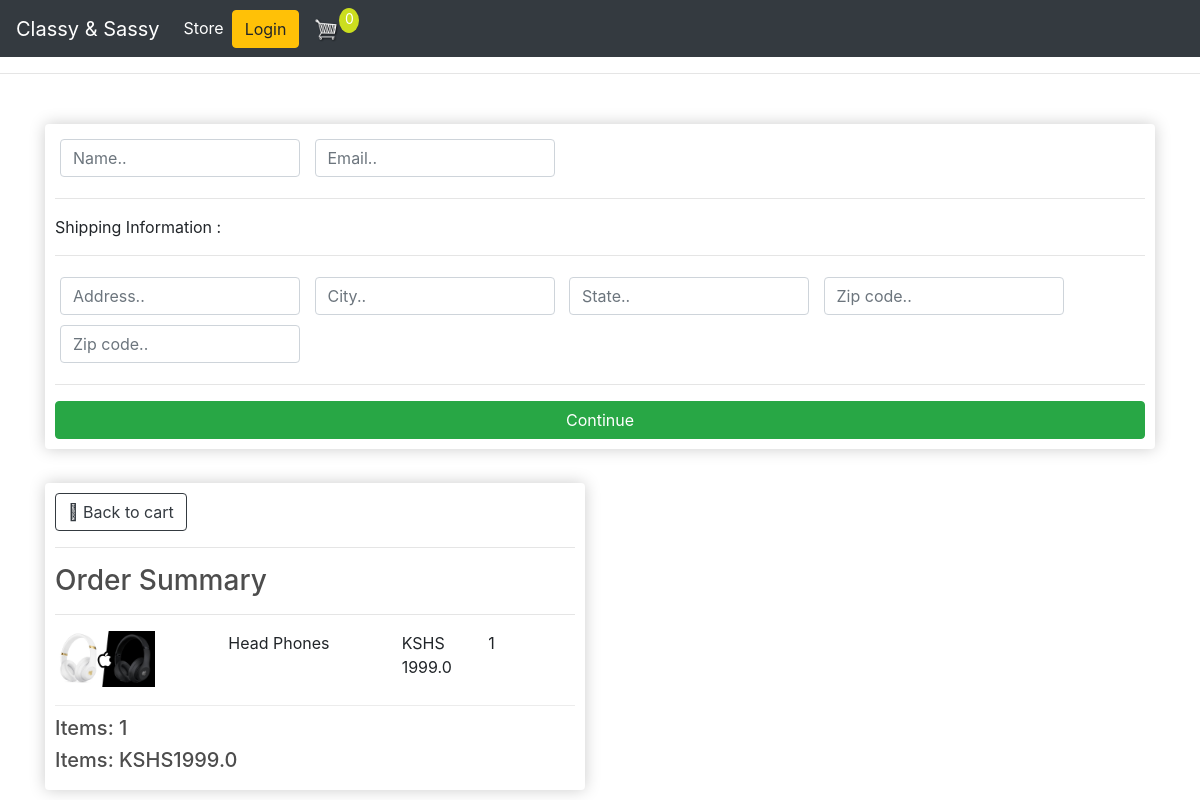
Screenshot of /checkout/ (signed in) with the database file from the repository.
### store/models.py (models this page shows, shortened)
class OrderItem(models.Model):
    product = models.ForeignKey(Product, on_delete=models.SET_NULL, blank=True, null=True)
    order = models.ForeignKey(Order, on_delete=models.SET_NULL, blank=True, null=True)
    quantity = models.IntegerField(default=0, null=True, blank=True)
    date_added = models.DateTimeField(auto_now_add=True)
    @property
    def get_total(self):
        total = self.product.price * self.quantity
        return total

class Product(models.Model):
    name = models.CharField(max_length=200, null=True)
    price = models.DecimalField(max_digits=7, decimal_places=1)
    digital = models.BooleanField(default=False, null=True, blank= False)
    image = models.ImageField(null=True, blank=True)
    @property
    def imageURL(self):
        try:
            url = self.image.url
        except:
            url= ''
        return url

class Order(models.Model):
    customer = models.ForeignKey(Customer, on_delete=models.SET_NULL, blank=True, null=True)
    date_ordered = models.DateTimeField(auto_now_add=True)
    complete = models.BooleanField(default=False, null=True, blank=False)
    transaction_id = models.CharField(max_length=200, null=True)
    @property
    def get_cart_total(self):
        orderitems = self.orderitem_set.all()
        total = sum([item.get_total for item in orderitems])
        return total
    @property
    def get_cart_items(self):
        orderitems = self.orderitem_set.all()
        total = sum([item.quantity for item in orderitems])
        return total

### store/views.py (the view)
# urls.py: path('checkout/', views.checkout, name="checkout"),
def checkout(request):
    if request.user.is_authenticated:
        customer = request.user.customer
        order, created = Order.objects.filter(customer=customer, complete=False)
        items = order.orderitem_set.all()
    else:
        items= []
        order = {'get_cart_total':0, 'get_cart_total':0}
    context={'items' : items, 'order': order}
    return render(request, 'store/checkout.html', context)

### store/templates/store/checkout.html (shortened to what this page needs)
{% extends 'store/main.html' %}
{% load static %}
{% block content%}
<div class="row">
    <div class="col-lg-12">
        <div class="box-element" id="form-wrapper">
        <form id="form">
            <div id="user-info">
                <div class="form-field">
            <input required class="form-control" type="text" name="name" placeholder="Name..">
            </div>
            <div class="form-field">
                <input required class="form-control" type="email" name="email" placeholder="Email..">
                </div>
</div>
            <div id="shipping-info">
                <hr>
                <p>Shipping Information : </p>
                <hr>
                        <div class="form-field">
                        <input required class="form-control" type="text" name="address" placeholder="Address..">
                        </div>
                        <div class="form-field">
                            <input required class="form-control" type="text" name="city" placeholder="City..">
                        </div>
                        <div class="form-field">
                            <input required class="form-control" type="text" name="state" placeholder="State..">
                        </div>
                        <div class="form-field">
                            <input required class="form-control" type="text" name="zipcode" placeholder="Zip code..">
                        </div>
                        <div class="form-field">
                            <input required class="form-control" type="text" name="country" placeholder="Zip code..">
                        </div>
            </div>
            <hr>
            <input id="form-button" class="btn btn-success btn-block" type="submit" value="Continue">
        </form>
        </div>
        <br>
      </div>
    <div class="col-lg-6">
        <div class="box-element">
          <a class="btn btn-outline-dark" href="{% url 'cart' %}">&#2190; Back to cart</a>
          <hr>
          <h3>Order Summary</h3>
          <hr>
{% for item in items %}
<div class="cart-row">
    <div style="flex:2"><img class="row-image" src="{{item.product.imageURL}}"></div>
    <div style="flex:2"><p>{{item.product.name}}</p></div>
	<div style="flex:1"><p>KSHS {{item.product.price}}</p></div>
    <div style="flex:1"><p>{{item.quantity}}</p></div>
</div>
{% endfor %}
<h5>Items: {{order.get_cart_items}}</h5>
<h5>Items: KSHS{{order.get_cart_total|floatformat:1}}</h5>
</div>
</div>
</div>
{% endblock content %}

### static/css/main.css (style rules this page uses)
body { background-color: hsl(0, 0%, 98%); }
h1,h2,h3,h4,h5,h6 { color:hsl(0, 0%, 30%); }
.box-element { box-shadow:hsl(0, 0%, 80%) 0 0 16px; background-color: #fff; border-radius: 4px; padding: 10px; }
.col-lg-4, .col-lg-6, .col-lg-8, .col-lg-12 { margin-top: 10px; }
.btn { border-radius: 0; }
.row-image { width: 100px; display: flex; }
.form-field { width:250px; display: inline-block; padding: 5px; }
.cart-row { display: flex; align-items: flex; padding-bottom: 10px; margin-bottom: 10px; border-bottom: 1px solid #ececec; }

### rows the page displays
OrderItem: product.imageURL (picture), product.name "Head Phones", product.price "1999.0", quantity "1"
Order: get_cart_items "1", get_cart_total "1999.0"
